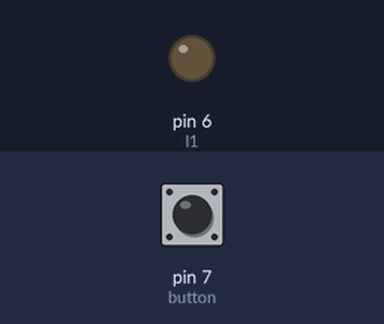
This sketch was run on a simulated Arduino Uno, built with avr-gcc and run on an emulated ATmega328P. Shown: output pins drawn as LEDs (lit = HIGH). The inputs (shaded band) are chosen by the test bench; at power-on: pin 7 (button) LOW.

Above: at 1.2 s.
1.3 s: pin 7 (button) pulled HIGH for 0.15 s
At 1.37 s:
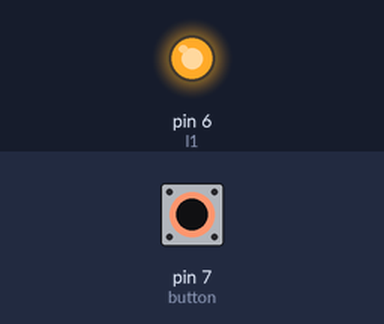
2.9 s: pin 7 (button) pulled HIGH for 3.2 s
At 7.2 s:
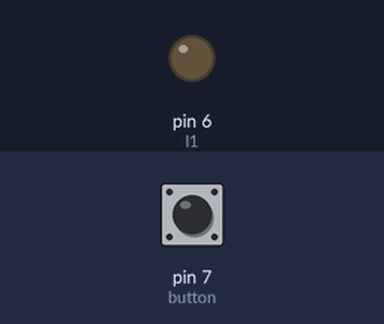
Timing chart, 0 to 8.7 s (numbered marks = the images above; inputs shaded):
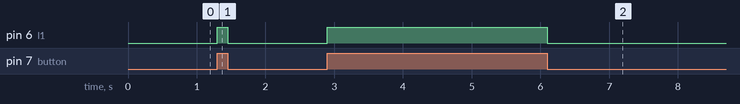

The sketch:

LED_ON_OFF_using_BUTTON.ino
```cpp
const int button=7;
const int l1=6;

void setup()
{
  pinMode(button,INPUT);
  pinMode(l1,OUTPUT);
}
void loop()
{
  int  BUTTONstate=digitalRead(button);
  if(BUTTONstate==HIGH)
  {
    digitalWrite(l1,HIGH);
  }
  else
  {
    digitalWrite(l1,LOW);
  }
}
```

Measured:
- after the input at 1.3 s, pin 6 (l1): LOW → HIGH at once, → LOW 0.15 s later
- after the input at 2.9 s, pin 6 (l1): LOW → HIGH at once, → LOW 3.2 s later
